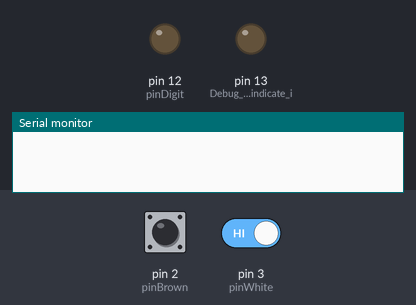
Bench run of a sketch on a simulated Arduino Uno, built with avr-gcc and run on an emulated ATmega328P. Shown: output pins drawn as LEDs (lit = HIGH), the last lines printed to the serial monitor. The test bench sets the inputs (shaded band); at power-on: pin 2 (pinBrown) HIGH, pin 3 (pinWhite) HIGH.

Above: at 1.2 s.
1.3 s: pin 2 (pinBrown) pulled LOW for 0.15 s
At 1.9 s:
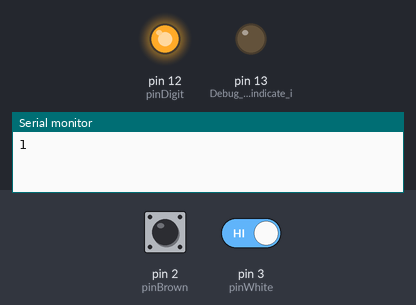
2.9 s: pin 2 (pinBrown) pulled LOW for 3.2 s
At 3.6 s:
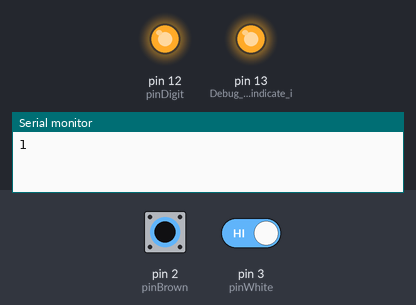
7.6 s: pin 2 (pinBrown) driven LOW and pin 3 (pinWhite) driven LOW
At 8.4 s:
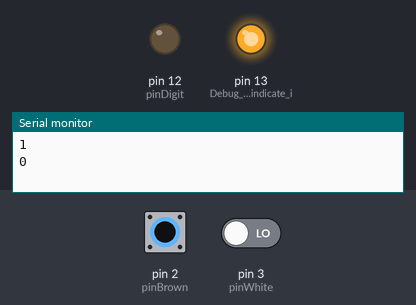
9.1 s: pin 2 (pinBrown) driven HIGH
At 9.5 s:
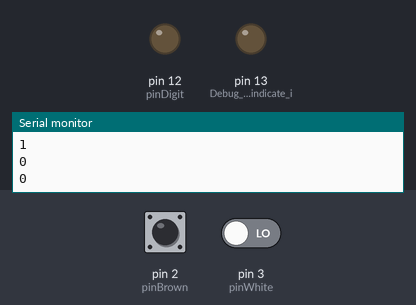
Timing chart, 0 to 11.6 s (numbered marks = the images above; inputs shaded):
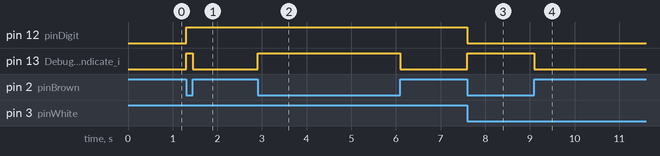

Measured:
- after the input at 1.3 s, pin 12 (pinDigit): LOW → HIGH at once; pin 13 (Debug_LED_will_indicate_i): LOW → HIGH at once, → LOW 0.15 s later
- after the input at 2.9 s, pin 13 (Debug_LED_will_indicate_i): LOW → HIGH at once, → LOW 3.2 s later
- after the input at 7.6 s, pin 12 (pinDigit): HIGH → LOW at once; pin 13 (Debug_LED_will_indicate_i): LOW → HIGH at once
- after the input at 9.1 s, pin 13 (Debug_LED_will_indicate_i): HIGH → LOW at once

The sketch:

sketch.ino
```cpp
// Rotary phone dial interface v1.0.0

/*
Old rotary phone dials may (colour may vary) have this wiring setup:
Green - common wire shared between both terminals. Goes to ground
Brown - used to indicate whether a digit is being put in (e.g. when the dial is engaged)
White - used to count which digit user is trying to put in by opening the circuit N ammount of times

Logic:
When the dial is engaged (e.g. when brown wire circuit is CLOSED) - count how many times white terminal OPENS
*/

int digit = 0;

#define pinBrown 2
#define pinWhite 3
#define pinDigit 12

bool dialStatus;
bool digitStatus;
bool dialEngaged;
bool digitCount;

void setup() {
  //start serial connection
  Serial.begin(9600);
  pinMode(pinBrown, INPUT_PULLUP);  // Brown wire goes to DIGITAL 2
  pinMode(pinWhite, INPUT_PULLUP);  // White wire goes to DIGITAL 3

  pinMode(pinDigit, OUTPUT);     // DIGITAL 12 will be used with an LED to indicate that a digit is being put in
  pinMode(LED_BUILTIN, OUTPUT);  // Debug LED will indicate if dial is engaged
}

void loop() {
  // Read whether the dial is being engaged or not
  // Brown wire is connected to ground. When dial is not engaged (e.g. circuit between wires is opened) - it will read HIGH.
  dialEngaged = digitalRead(pinBrown) == HIGH ? false : true;

  // TRIGGER: Dial status change
  if (dialStatus != dialEngaged) {
    dialStatus = dialEngaged;
    if (dialStatus == true) {
      // 💡 Light up the LED to indicate that the dial is being engaged
      digitalWrite(LED_BUILTIN, HIGH);
    } else {
      // Turn off lights and reset digit counter
      digitalWrite(LED_BUILTIN, LOW);
      // 🖥️ THIS IS MAIN OUTPUT FORMAT RIGHT NOW
      // Print out the value of the digit being put in
      // Maybe use some analog output divided by 9 increments if needed?
      Serial.println(digit);
      // Reset the counter
      digit = 0;
    };
  };

  // TRIGGER: Digit counter
  if (dialStatus == true) {
    // White wire is also connected to ground.
    // By default the circuit is closed, so we need to count how many times it opens when dial is engaged
    digitCount = digitalRead(pinWhite) == HIGH ? true : false;
    if (digitStatus != digitCount) {
      digitStatus = digitCount;
      if (digitStatus == true) {
        // 💡 Light up the LED to indicate that a digit has just been counted
        digitalWrite(pinDigit, HIGH);
        // Increment the value of digit being put in
        digit++;
      } else {
        // Lights off otherwise
        digitalWrite(pinDigit, LOW);
      };
    };
  };

  // Digital read shenanigans...
  delay(1);
};
```
